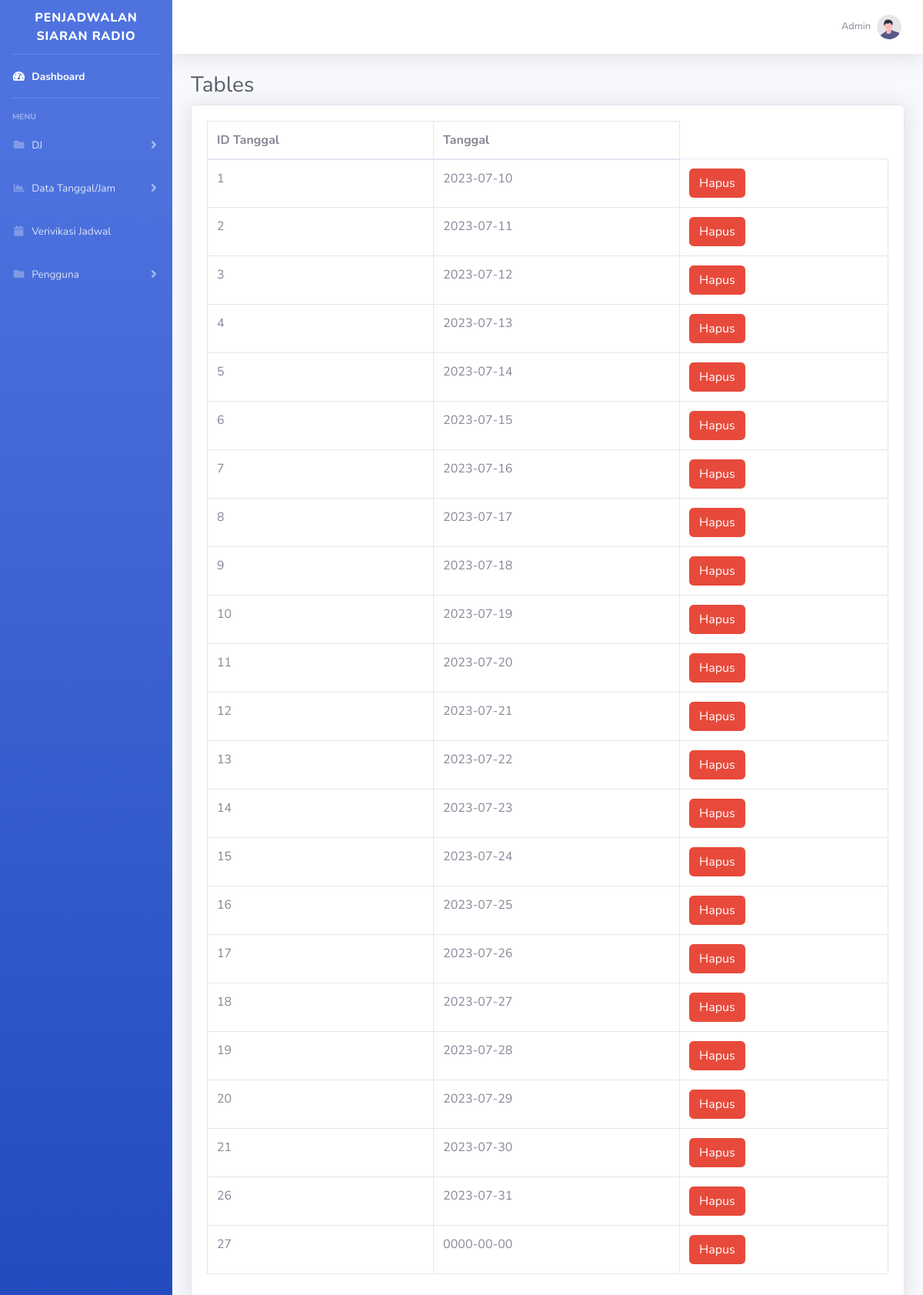
Screenshot of /Admin/tampil_tanggal.php (signed in) with the database file from the repository.
### tables this page shows
CREATE TABLE `tanggal` (
  `id_tanggal` int(11) NOT NULL,
  `tanggal` date DEFAULT NULL
);

### Admin/tampil_tanggal.php (the view, shortened to what this page needs)
<?php
        include 'sidebar.php';
    ?>
                <div class="container-fluid">
                    <h1 class="h3 mb-2 text-gray-800">Tables</h1>
                    <div class="card shadow mb-4">
                        <div class="card-body">
                            <div class="table-responsive">
                            <table class="table table-bordered" id="dataTable" width="100%" cellspacing="0">
                                <thead>
                                    <tr>
                                        <th>ID Tanggal</th>
                                        <th>Tanggal</th>
                                    </tr>
                                </thead>
                                <tbody>
                                <?php
                                    include 'koneksi.php';
                                    $query = "SELECT * FROM tanggal";
                                    $result = mysqli_query($conn, $query);
                                    while ($row = mysqli_fetch_assoc($result)) {
                                        echo "<tr>";
                                        echo "<td>{$row['id_tanggal']}</td>";
                                        echo "<td>{$row['tanggal']}</td>";
                                        echo "<td><a class='btn btn-danger' href='?delete_id={$row['id_tanggal']}' onclick=\"return confirm('Apakah Anda yakin ingin menghapus data ini?')\">Hapus</a></td>";
                                        echo "</tr>";
                                    }
                                    ?>
                                </tbody>
                            </table>
                            </div>
                        </div>
                    </div>
                </div>
            </div>
        </div>
    </div>
</body>
</html>

### rows the page displays
tanggal: id_tanggal "1", tanggal "2023-07-10"
tanggal: id_tanggal "2", tanggal "2023-07-11"
tanggal: id_tanggal "3", tanggal "2023-07-12"
tanggal: id_tanggal "4", tanggal "2023-07-13"
tanggal: id_tanggal "5", tanggal "2023-07-14"
tanggal: id_tanggal "6", tanggal "2023-07-15"
tanggal: id_tanggal "7", tanggal "2023-07-16"
tanggal: id_tanggal "8", tanggal "2023-07-17"
tanggal: id_tanggal "9", tanggal "2023-07-18"
tanggal: id_tanggal "10", tanggal "2023-07-19"
tanggal: id_tanggal "11", tanggal "2023-07-20"
tanggal: id_tanggal "12", tanggal "2023-07-21"
tanggal: id_tanggal "13", tanggal "2023-07-22"
tanggal: id_tanggal "14", tanggal "2023-07-23"
tanggal: id_tanggal "15", tanggal "2023-07-24"
tanggal: id_tanggal "16", tanggal "2023-07-25"
tanggal: id_tanggal "17", tanggal "2023-07-26"
tanggal: id_tanggal "18", tanggal "2023-07-27"
tanggal: id_tanggal "19", tanggal "2023-07-28"
tanggal: id_tanggal "20", tanggal "2023-07-29"
tanggal: id_tanggal "21", tanggal "2023-07-30"
tanggal: id_tanggal "26", tanggal "2023-07-31"
tanggal: id_tanggal "27", tanggal "0000-00-00"
